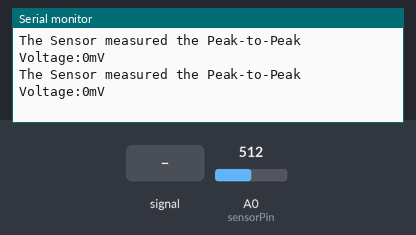
A sketch run on a simulated Arduino Uno, built with avr-gcc and run on an emulated ATmega328P. Shown: the last lines printed to the serial monitor. The inputs (shaded band) are chosen by the test bench; at power-on: A0 (sensorPin) = 512.

Above: at 1.2 s.
1.3 s: A0 (sensorPin) fed a 200 Hz sine of ±81 counts around its level
At 1.56 s:
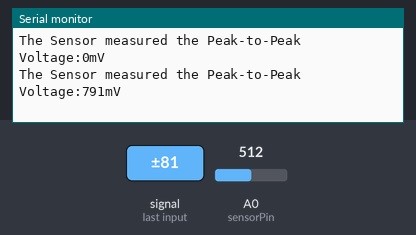
2.8 s: A0 (sensorPin) set to 716
At 2.97 s:
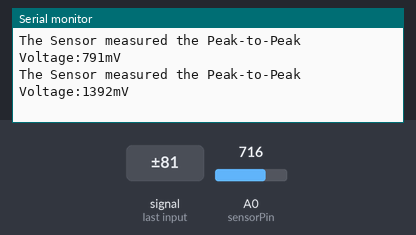
4.3 s: A0 (sensorPin) fed a 1000 Hz sine of ±255 counts around its level
At 4.58 s:
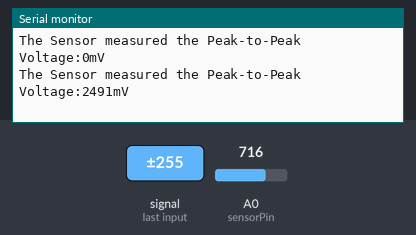
5.8 s: A0 (sensorPin) set to 1023
At 5.99 s:
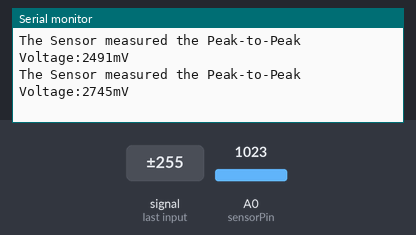
Timing chart, 0 to 8.8 s (numbered marks = the images above; inputs shaded):
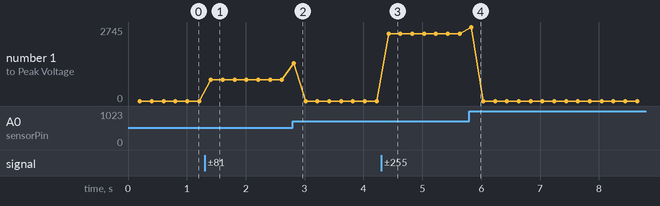

The sketch:

fluxgate_voltage_signal_output.ino
```cpp
/* Semester project for course DPMS AS - 2206: Sensors
 * Measuring output peak-to-peak voltage of a fluxgate sensor
 * Authors:
 *        Georgios Kassavetakis
 *        Georgios Krommydas
 *        Lampis Papakostas
 */


int sensorPin = A0;
const float Vcc = 5000.0;                             //mV
int minV, maxV;

void setup() {

  Serial.begin(9600);
  maxV = 0;                                           // Minimum value to change to maximum signal point
  minV = Vcc;                                         // Maximum value to change to minimum signal point

}

unsigned long currentTime, periodStart, prevTime;
unsigned long TimePeriod = 200;

float voltage;
int sensorValue;

void loop() {

  currentTime = millis();
  while(currentTime - periodStart <= TimePeriod){     // Measure maximum and minimum values in a period

    sensorValue = analogRead(sensorPin);
    voltage = ((float) sensorValue/1024.0)*Vcc;       //to mV
    maxV = max(maxV,voltage);
    minV = min(minV,voltage);
    currentTime = millis();

  }

  periodStart = currentTime;

  printVpp(minV,maxV);                                // Print Vpp

  prevTime = currentTime;
  minV = 5000;
  maxV = 0;

}

void printVpp(int min, int max){

  int offset = 0;//245
  Serial.print("The Sensor measured the Peak-to-Peak Voltage:" );
  Serial.print( max - min + offset);
  Serial.println("mV\n");

}
```

Measured:
- after the input at 1.3 s, the serial monitor: prints a new line after 0.11 s (image 1)
- after the input at 2.8 s, the serial monitor: prints a new line at once (image 2)
- after the input at 4.3 s, the serial monitor: prints a new line after 0.13 s (image 3)
- after the input at 5.8 s, the serial monitor: prints a new line at once (image 4)
- plotted number 1: 0 → 791 after the input at 1.3 s, 0 → 2491 after the input at 4.3 s
